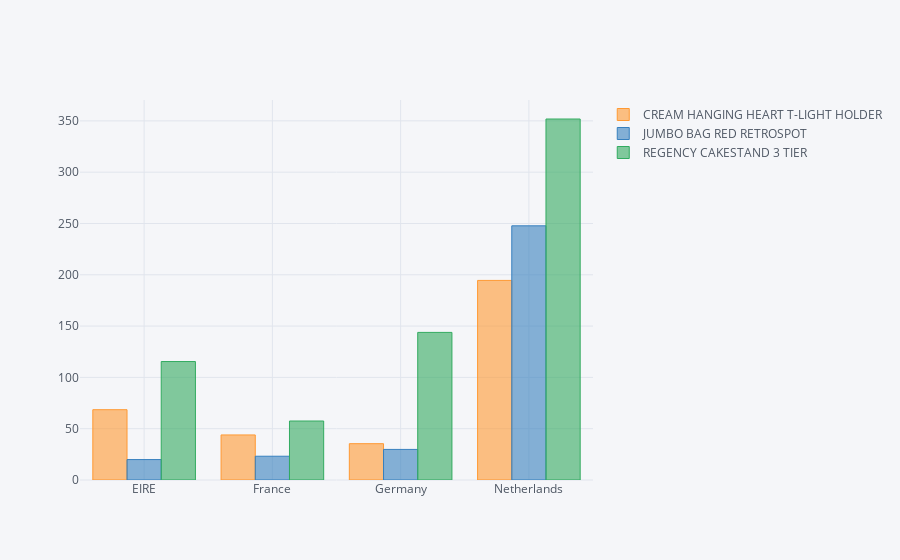

The cell this chart's notebook holds for it:
### Code cell
interact=data[(data['Country'].isin(country_list)) &\
     (data['Description'].isin(product_list))]
interact.pivot_table(index='Country' ,columns='Description',values='Revenue').iplot(kind='bar')

### Figure 1 — Plotly figure (JSON) as saved in the notebook; plotly's stock layout.template omitted (floating-point values rounded to 4 significant figures)
{"data": [{"marker": {"color": "rgba(255, 153, 51, 0.6)", "line": {"color": "rgba(255, 153, 51, 1.0)", "width": 1}}, "name": "CREAM HANGING HEART T-LIGHT HOLDER", "orientation": "v", "text": "", "type": "bar", "uid": "7de7d2a6-cb65-4ede-9bcd-4da25628fbc2", "x": ["EIRE", "France", "Germany", "Netherlands"], "y": [68.52, 43.92, 35.4, 194.5]}, {"marker": {"color": "rgba(55, 128, 191, 0.6)", "line": {"color": "rgba(55, 128, 191, 1.0)", "width": 1}}, "name": "JUMBO BAG RED RETROSPOT", "orientation": "v", "text": "", "type": "bar", "uid": "3491f554-c7cf-4abc-93fa-f7c1f5ce5d06", "x": ["EIRE", "France", "Germany", "Netherlands"], "y": [19.91, 23.16, 29.8, 247.7]}, {"marker": {"color": "rgba(50, 171, 96, 0.6)", "line": {"color": "rgba(50, 171, 96, 1.0)", "width": 1}}, "name": "REGENCY CAKESTAND 3 TIER", "orientation": "v", "text": "", "type": "bar", "uid": "e753efae-21f8-418a-bcb6-f63f2f1b3416", "x": ["EIRE", "France", "Germany", "Netherlands"], "y": [115.4, 57.49, 143.8, 351.8]}], "layout": {"legend": {"bgcolor": "#F5F6F9", "font": {"color": "#4D5663"}}, "paper_bgcolor": "#F5F6F9", "plot_bgcolor": "#F5F6F9", "title": {"font": {"color": "#4D5663"}}, "xaxis": {"gridcolor": "#E1E5ED", "showgrid": true, "tickfont": {"color": "#4D5663"}, "title": {"font": {"color": "#4D5663"}, "text": ""}, "zerolinecolor": "#E1E5ED"}, "yaxis": {"gridcolor": "#E1E5ED", "showgrid": true, "tickfont": {"color": "#4D5663"}, "title": {"font": {"color": "#4D5663"}, "text": ""}, "zerolinecolor": "#E1E5ED"}}}
